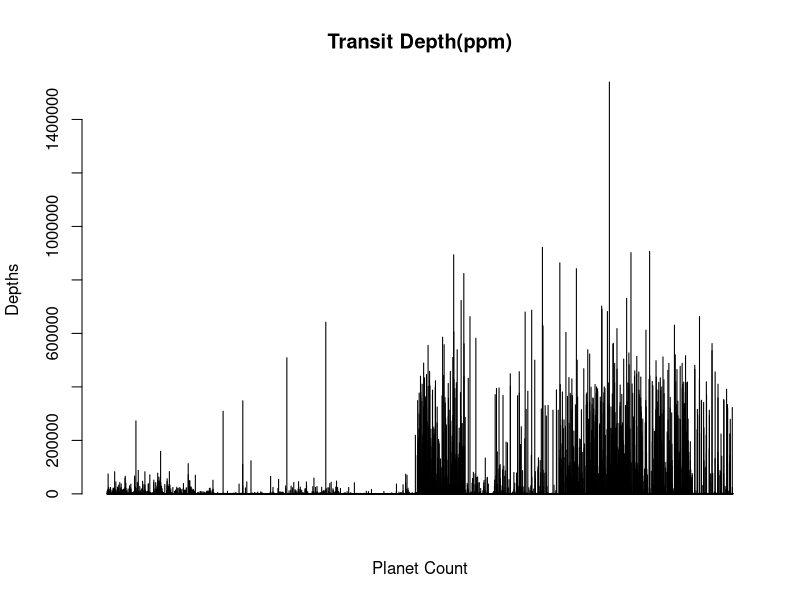
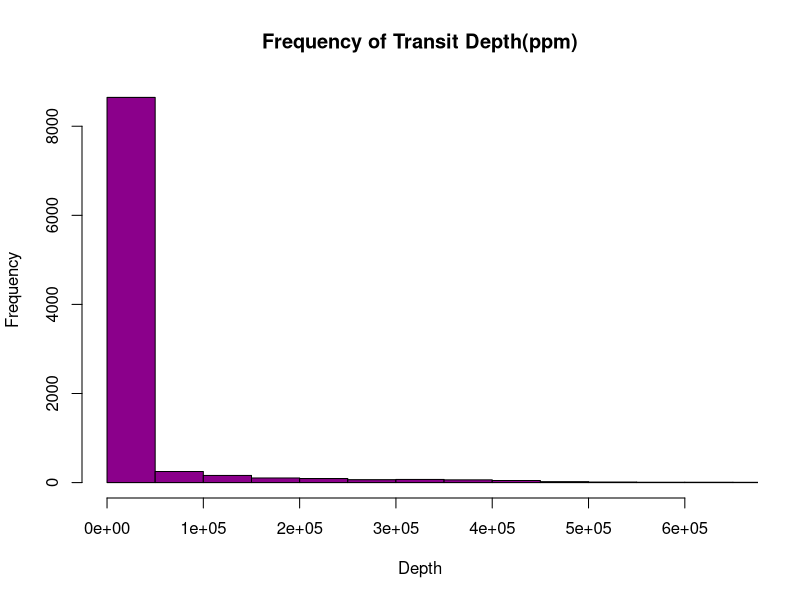
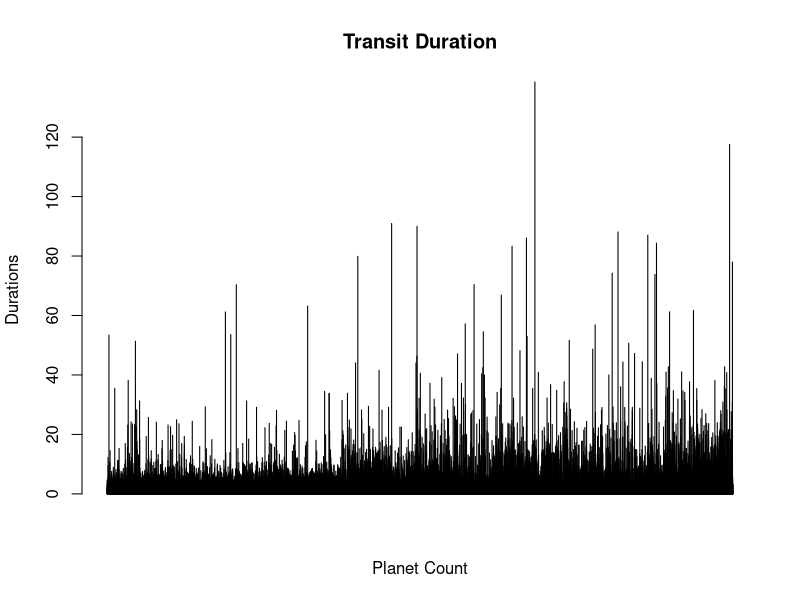
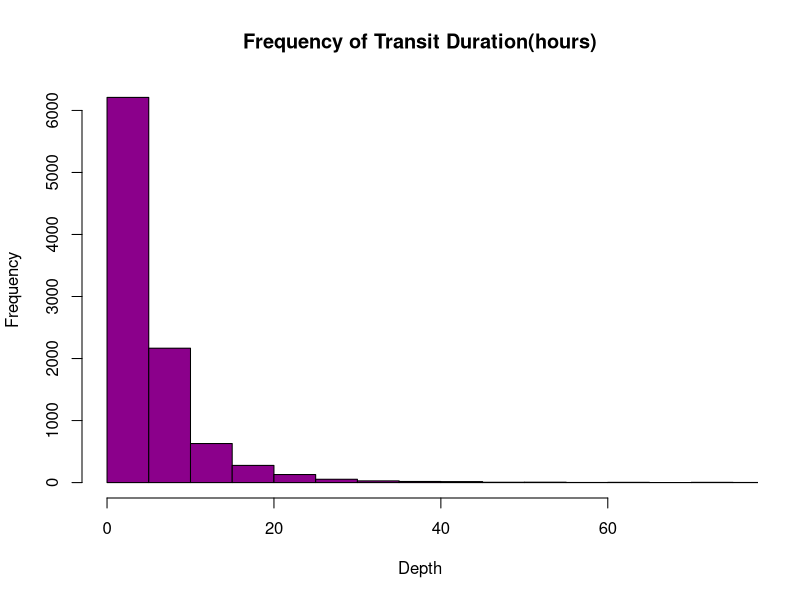
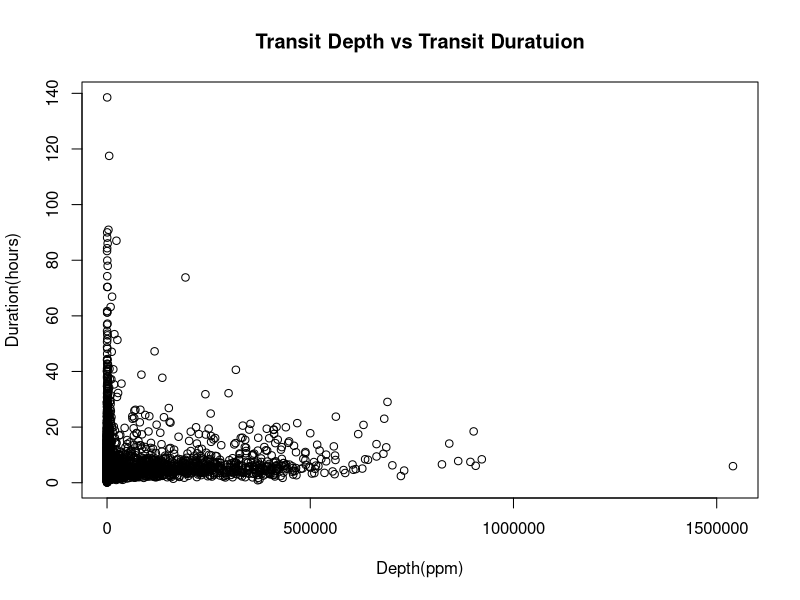

Reproduce these figures in R, in order.
setwd("C:/Users/bawaa/OneDrive/Documents/School/Data Science/NASA Kepler Exoplanet Search Results")
rawDf <- read.csv(file = "cumulative.csv", 
                  header = TRUE, 
                  sep = ",", 
                  dec = ".")
View(rawDf)

rawDf[is.na(rawDf)] <- 0
mean(rawDf$koi_depth)
median(rawDf$koi_depth)
var(rawDf$koi_depth)
sd(rawDf$koi_depth)

mean(rawDf$koi_duration)
median(rawDf$koi_duration)
var(rawDf$koi_duration)
sd(rawDf$koi_duration)

barplot(rawDf$koi_depth,
        main="Transit Depth(ppm)",
        xlab = "Planet Count",
        ylab = "Depths",
        col="darkred")

hist(rawDf$koi_depth,
     main="Frequency of Transit Depth(ppm)",
     col="darkmagenta",
     xlab="Depth",
     xlim = c(0,650000),
     breaks = 30)

barplot(rawDf$koi_duration,
        main="Transit Duration",
        xlab = "Planet Count",
        ylab = "Durations",
        col="darkred")

hist(rawDf$koi_duration,
     main="Frequency of Transit Duration(hours)",
     col="darkmagenta",
     xlab="Depth",
     xlim = c(0,75),
     breaks = 30)

plot(x = rawDf$koi_depth, y = rawDf$koi_duration,
     main = "Transit Depth vs Transit Duratuion",
     xlab = "Depth(ppm)",
     ylab = "Duration(hours)")